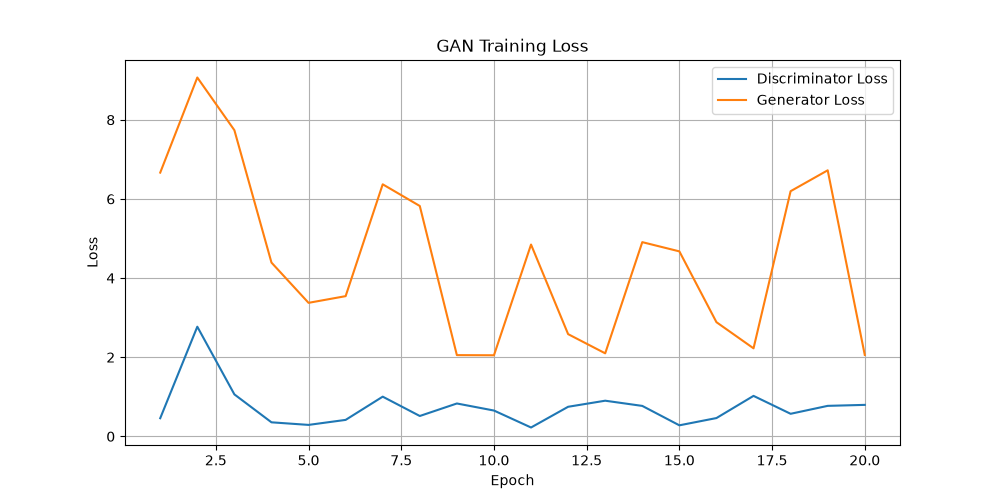

Write Python code to recreate this figure.
import pandas as pd
import matplotlib.pyplot as plt

df = pd.read_csv("training/losses.csv")

plt.figure(figsize=(10, 5))

plt.plot(
    df["epoch"],
    df["loss_d"],
    label="Discriminator Loss"
)

plt.plot(
    df["epoch"],
    df["loss_g"],
    label="Generator Loss"
)

plt.xlabel("Epoch")
plt.ylabel("Loss")

plt.title("GAN Training Loss")

plt.legend()
plt.grid()

plt.savefig(
    "analytics/loss_graph.png"
)

plt.show()
